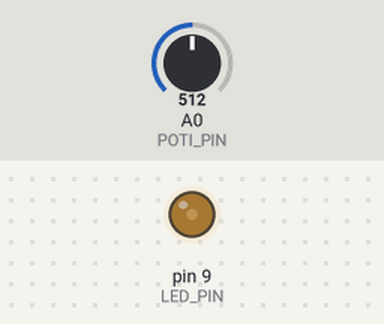
This sketch was run on a simulated Arduino Uno, built with avr-gcc and run on an emulated ATmega328P. On the bench: output pins drawn as LEDs (lit = HIGH). Inputs (shaded band) come from the test bench; at power-on: A0 (POTI_PIN) = 512.

Above: at 1.2 s.
1.3 s: A0 (POTI_PIN) set to 716
At 1.9 s:
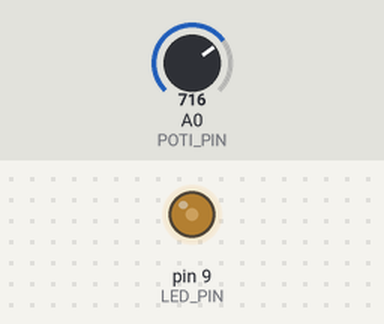
2.8 s: A0 (POTI_PIN) set to 40
At 4.1 s:
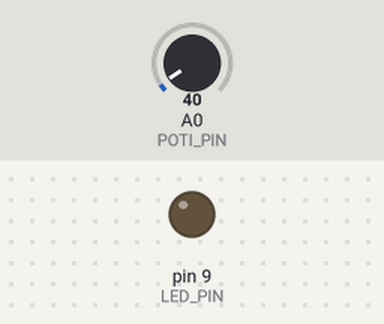
Timing chart, 0 to 5.8 s (numbered marks = the images above; inputs shaded):
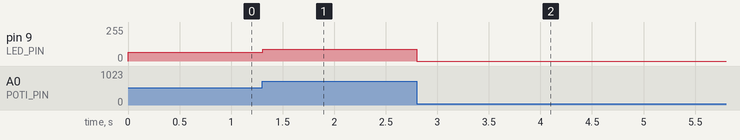

Measured:
- after the input at 1.3 s, pin 9 (LED_PIN): 64/255 → 89/255 at once
- after the input at 2.8 s, pin 9 (LED_PIN): 89/255 → 0/255 at once

The sketch:

ibt2_fan_control.ino
```cpp
#include <TimerOne.h>

#define LED_PIN 9
#define POTI_PIN A0

void setup() {
  // put your setup code here, to run once:
  pinMode(LED_PIN, OUTPUT);
  pinMode(POTI_PIN, INPUT);
  Timer1.initialize(40); // 122us => 8kHz; 40us => 25kHz=max H-Bridge
  Timer1.pwm(LED_PIN, 512);
}

void loop() {
  // put your main code here, to run repeatedly:
  uint16_t potiInput = analogRead(POTI_PIN);
  static uint16_t prevPotiInput = 0xFFFF;
  if (potiInput < 50) potiInput = 0;
  if (potiInput != prevPotiInput) { // 5% safe zone
    //analogWrite(LED_PIN, potiInput >> 3); // from 1024 -> 128 to limit motor from burning
    Timer1.setPwmDuty(LED_PIN, potiInput >> 1); // maximum is half
    prevPotiInput = potiInput;
  }

  delay(10);
}
```
